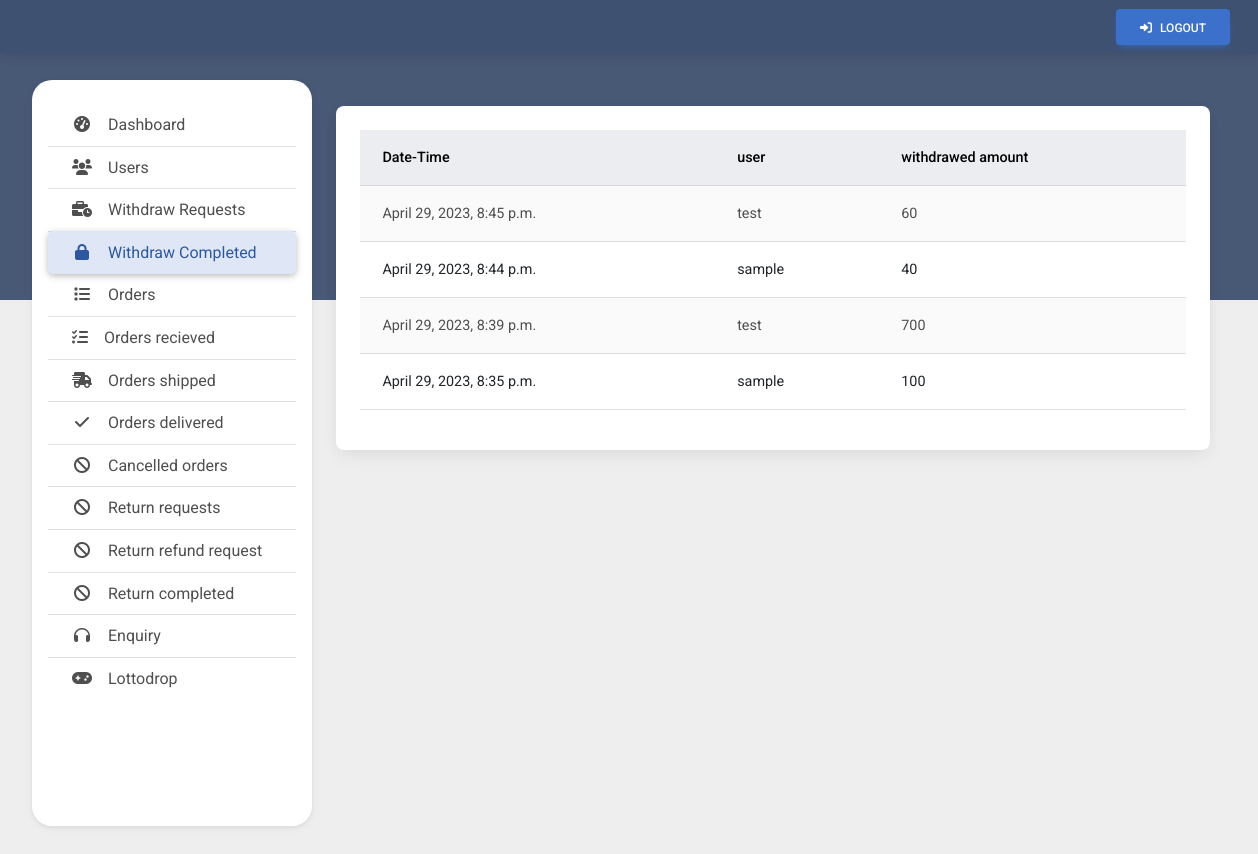
/admin-page/withdraw-completed (signed in), run on the app's committed database.
### userProfilePage/models.py (models this page shows, shortened)
class Withdraws(models.Model):
    user = models.ForeignKey(User,on_delete=models.CASCADE)
    withdraw_requested_amount = models.CharField(max_length=100)
    withdraw_requested = models.BooleanField(default=False)
    withdraw_completed = models.BooleanField(default=False)
    withdraw_status = models.BooleanField(default=False)
    withdrawed_amount = models.CharField(max_length=100,null=True,blank=True)
    date_time_of_withdraw_requested = models.DateTimeField()
    date_time_of_withdraw_completed = models.DateTimeField(null=True,blank=True)

### adminHomePage/views.py (the view)
# urls.py: path('withdraw-completed',views.withdrawCompleted,name='withdrawCompleted'),
def withdrawCompleted(request):
    if request.user.is_superuser:
        withdraw_db = Withdraws.objects.filter(withdraw_status = True).order_by('-date_time_of_withdraw_completed')
        return render(request,'admin-page/withdraw-completed.html',{'withdraw_db':withdraw_db})
    else:
        return redirect('../')

### adminHomePage/templates/admin-page/withdraw-completed.html (shortened to what this page needs)
{% extends 'admin-page/base.html' %}
{% block content %}
<div class="card">
    <div class="card-body" style="max-width: 100%;overflow-x: scroll;">
        <table class="table table-striped table-hover">
            <thead class="table-secondary">
                <tr>
                    <th>Date-Time</th>
                    <th>user</th>
                    <th>withdrawed amount</th>
                </tr>
            </thead>
            <tbody>
                {% for data in withdraw_db %}
                <tr>
                    <td>{{data.date_time_of_withdraw_completed}}</td>
                    <td>{{data.user.username}}</td>
                    <td>{{data.withdrawed_amount}}</td>
                </tr>
                {% endfor %}
            </tbody>
        </table>
    </div>
</div>
{% endblock %}

### adminHomePage/templates/admin-page/base.html (style rules this page uses)
body { background-color: #eee; overflow-x: hidden; min-height: 100vh !important; background: linear-gradient(to bottom, rgba(52, 71, 103, .9) 35%, #eee 0%); }

### data on the page
Withdraws: date_time_of_withdraw_completed "April 29, 2023, 8:45 p.m.", user.username "test", withdrawed_amount "60"
Withdraws: date_time_of_withdraw_completed "April 29, 2023, 8:44 p.m.", user.username "sample", withdrawed_amount "40"
Withdraws: date_time_of_withdraw_completed "April 29, 2023, 8:39 p.m.", user.username "test", withdrawed_amount "700"
Withdraws: date_time_of_withdraw_completed "April 29, 2023, 8:35 p.m.", user.username "sample", withdrawed_amount "100"
